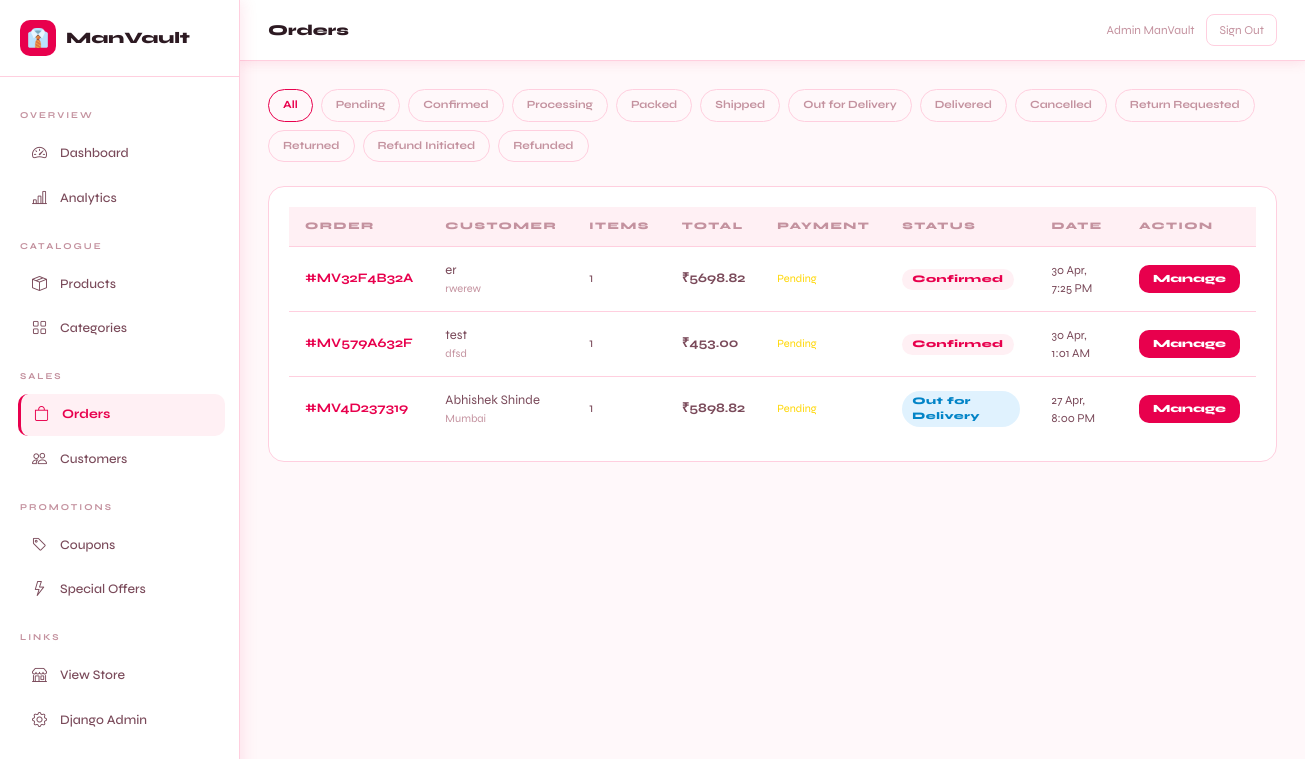
The app's page /dashboard/orders/ (signed in) with its own data.
### accounts/models.py (models this page shows, shortened)
class User(AbstractUser):
    phone = models.CharField(max_length=15, blank=True)
    avatar = models.ImageField(upload_to='avatars/', blank=True, null=True)
    date_of_birth = models.DateField(blank=True, null=True)
    gender = models.CharField(max_length=10, choices=[('M','Male'),('F','Female'),('O','Other')], blank=True)
    email_verified = models.BooleanField(default=False)
    is_google_account = models.BooleanField(default=False)
    loyalty_points = models.PositiveIntegerField(default=0)

### orders/models.py (models this page shows, shortened)
class Order(models.Model):
    STATUS_CHOICES = [
        ('pending','Pending'),
        ('confirmed','Confirmed'),
        ('processing','Processing'),
        ('packed','Packed'),
        ('shipped','Shipped'),
        ('out_for_delivery','Out for Delivery'),
        ('delivered','Delivered'),
        ('cancelled','Cancelled'),
        ('return_requested','Return Requested'),
        ('returned','Returned'),
        ('refund_initiated','Refund Initiated'),
        ('refunded','Refunded'),
    ]
    PAYMENT_METHODS = [('cod','Cash on Delivery'),('online','Online Payment'),('wallet','Wallet')]
    PAYMENT_STATUS = [('pending','Pending'),('paid','Paid'),('failed','Failed'),('refunded','Refunded')]
    order_number = models.CharField(max_length=20, unique=True, blank=True)
    user = models.ForeignKey(User, on_delete=models.CASCADE, related_name='orders', null=True, blank=True)
    shipping_name = models.CharField(max_length=100)
    shipping_phone = models.CharField(max_length=15)
    shipping_address = models.TextField()
    shipping_city = models.CharField(max_length=100)
    shipping_state = models.CharField(max_length=100)
    shipping_pincode = models.CharField(max_length=10)
    subtotal = models.DecimalField(max_digits=10, decimal_places=2)
    shipping_charge = models.DecimalField(max_digits=6, decimal_places=2, default=0)
    coupon_discount = models.DecimalField(max_digits=8, decimal_places=2, default=0)
    offer_discount = models.DecimalField(max_digits=8, decimal_places=2, default=0)
    loyalty_discount = models.DecimalField(max_digits=8, decimal_places=2, default=0)
    tax = models.DecimalField(max_digits=8, decimal_places=2, default=0)
    total = models.DecimalField(max_digits=10, decimal_places=2)
    coupon = models.ForeignKey(Coupon, on_delete=models.SET_NULL, null=True, blank=True)
    loyalty_points_used = models.PositiveIntegerField(default=0)
    loyalty_points_earned = models.PositiveIntegerField(default=0)
    payment_method = models.CharField(max_length=20, choices=PAYMENT_METHODS, default='cod')
    payment_status = models.CharField(max_length=20, choices=PAYMENT_STATUS, default='pending')
    payment_id = models.CharField(max_length=100, blank=True)
    status = models.CharField(max_length=25, choices=STATUS_CHOICES, default='pending')
    notes = models.TextField(blank=True)
    tracking_number = models.CharField(max_length=50, blank=True)
    courier_name = models.CharField(max_length=100, blank=True)
    estimated_delivery = models.DateField(null=True, blank=True)
    delivery_otp = models.CharField(max_length=6, blank=True)
    delivery_otp_verified = models.BooleanField(default=False)
    return_reason = models.TextField(blank=True)
    invoice_number = models.CharField(max_length=20, blank=True)
    created_at = models.DateTimeField(auto_now_add=True)
    updated_at = models.DateTimeField(auto_now=True)
    delivered_at = models.DateTimeField(null=True, blank=True)
    class Meta: ordering = ['-created_at']

### dashboard/views.py (the view)
# urls.py: path('orders/', views.order_list, name='orders'),
@staff_member_required
def order_list(request):
    status_filter = request.GET.get('status','')
    orders = Order.objects.select_related('user').all()
    if status_filter: orders = orders.filter(status=status_filter)
    return render(request, 'dashboard/orders/list.html', {
        'orders': orders, 'status_filter': status_filter,
        'statuses': Order.STATUS_CHOICES,
    })

### store/context_processors.py (called while the page is built)
def cart_processor(request):
    cart_count = 0
    try:
        if request.user.is_authenticated:
            cart = Cart.objects.filter(user=request.user).first()
        else:
            sk = request.session.session_key
            cart = Cart.objects.filter(session_key=sk, user=None).first() if sk else None
        if cart: cart_count = cart.item_count
    except: pass
    return {'cart_count': cart_count}

def wishlist_processor(request):
    wishlist_count = 0
    try:
        if request.user.is_authenticated:
            wl = Wishlist.objects.filter(user=request.user).first()
            if wl: wishlist_count = wl.products.count()
    except: pass
    return {'wishlist_count': wishlist_count}

def common_processor(request):
    cats_for_nav = []
    notif_count = 0
    try:
        cats_for_nav = Category.objects.filter(is_active=True)[:8]
        if request.user.is_authenticated:
            notif_count = request.user.notifications.filter(is_read=False).count()
    except: pass
    return {'cats_for_nav': cats_for_nav, 'notif_count': notif_count}

### store/models.py (called while the page is built)
    @property
    def item_count(self):
        return sum(item.quantity for item in self.items.all())

### templates/dashboard/orders/list.html
{% extends 'dashboard/base.html' %}{% block title %}Orders{% endblock %}{% block page_title %}Orders{% endblock %}
{% block content %}
<div class="d-flex gap-2 flex-wrap mb-4">
  <a href="?" style="padding:7px 14px;border-radius:20px;font-size:11px;font-weight:700;border:1px solid {% if not status_filter %}var(--acc){% else %}var(--brd2){% endif %};color:{% if not status_filter %}var(--acc){% else %}var(--tx3){% endif %}">All</a>
  {% for val,lbl in statuses %}
  <a href="?status={{ val }}" style="padding:7px 14px;border-radius:20px;font-size:11px;font-weight:700;border:1px solid {% if status_filter == val %}var(--acc){% else %}var(--brd2){% endif %};color:{% if status_filter == val %}var(--acc){% else %}var(--tx3){% endif %}">{{ lbl }}</a>
  {% endfor %}
</div>
<div class="stat-card">
  <table class="mv-table">
    <thead><tr><th>Order</th><th>Customer</th><th>Items</th><th>Total</th><th>Payment</th><th>Status</th><th>Date</th><th>Action</th></tr></thead>
    <tbody>
      {% for order in orders %}
      <tr>
        <td style="color:var(--acc);font-weight:700">#{{ order.order_number }}</td>
        <td>{{ order.shipping_name }}<div style="font-size:11px;color:var(--tx3)">{{ order.shipping_city }}</div></td>
        <td>{{ order.items.count }}</td>
        <td style="font-weight:700">₹{{ order.total }}</td>
        <td><span style="font-size:11px;color:{% if order.payment_status == 'paid' %}var(--acc){% else %}#FFD600{% endif %}">{{ order.get_payment_status_display }}</span></td>
        <td><span class="badge-status s-{{ order.status }}">{{ order.get_status_display }}</span></td>
        <td style="font-size:12px">{{ order.created_at|date:"d M, g:i A" }}</td>
        <td><a href="{% url 'dashboard:order_detail' order.order_number %}" class="mv-btn" style="padding:6px 14px;font-size:11px">Manage</a></td>
      </tr>
      {% empty %}<tr><td colspan="8" style="text-align:center;padding:40px;color:var(--tx3)">No orders found</td></tr>
      {% endfor %}
    </tbody>
  </table>
</div>
{% endblock %}

### templates/dashboard/base.html (shortened to what this page needs)
<!DOCTYPE html>
<html lang="en">
<head>
<link href="https://cdn.jsdelivr.net/npm/bootstrap@5.3.0/dist/css/bootstrap.min.css" rel="stylesheet"/>
<link href="https://cdn.jsdelivr.net/npm/bootstrap-icons@1.11.0/font/bootstrap-icons.css" rel="stylesheet"/>
</head>
<body>
<div class="sidebar">
  <div class="sidebar-logo">
    <div class="icon">👔</div>
    <span>ManVault</span>
  </div>
  <div style="padding:12px 8px;flex:1">
    <div class="sidebar-section">Overview</div>
    <a href="{% url 'dashboard:home' %}" class="{% if request.resolver_match.url_name == 'home' %}active{% endif %}">
      <i class="bi bi-speedometer2"></i> Dashboard
    </a>
    <a href="{% url 'dashboard:analytics' %}" class="{% if request.resolver_match.url_name == 'analytics' %}active{% endif %}">
      <i class="bi bi-bar-chart-line"></i> Analytics
    </a>
    <div class="sidebar-section">Catalogue</div>
    <a href="{% url 'dashboard:products' %}" class="{% if 'product' in request.resolver_match.url_name %}active{% endif %}">
      <i class="bi bi-box-seam"></i> Products
    </a>
    <a href="{% url 'dashboard:categories' %}" class="{% if 'categor' in request.resolver_match.url_name %}active{% endif %}">
      <i class="bi bi-grid"></i> Categories
    </a>
    <div class="sidebar-section">Sales</div>
    <a href="{% url 'dashboard:orders' %}" class="{% if 'order' in request.resolver_match.url_name %}active{% endif %}">
      <i class="bi bi-bag"></i> Orders
    </a>
    <a href="{% url 'dashboard:customers' %}" class="{% if 'customer' in request.resolver_match.url_name %}active{% endif %}">
      <i class="bi bi-people"></i> Customers
    </a>
    <div class="sidebar-section">Promotions</div>
    <a href="{% url 'dashboard:coupons' %}" class="{% if 'coupon' in request.resolver_match.url_name %}active{% endif %}">
      <i class="bi bi-tag"></i> Coupons
    </a>
    <a href="{% url 'dashboard:offers' %}" class="{% if 'offer' in request.resolver_match.url_name %}active{% endif %}">
      <i class="bi bi-lightning"></i> Special Offers
    </a>
    <div class="sidebar-section">Links</div>
    <a href="{% url 'store:home' %}" target="_blank"><i class="bi bi-shop"></i> View Store</a>
    <a href="/admin/"><i class="bi bi-gear"></i> Django Admin</a>
  </div>
</div>
<div class="main">
  <div class="top-bar">
    <div class="top-bar-title">{% block page_title %}Dashboard{% endblock %}</div>
    <div style="display:flex;align-items:center;gap:12px">
      <div style="font-size:12px;color:var(--tx3)">{{ request.user.get_full_name|default:request.user.username }}</div>
      <a href="{% url 'accounts:logout' %}"
         style="font-size:12px;color:var(--tx3);border:1.5px solid var(--brd2);
                border-radius:8px;padding:6px 12px;transition:all .2s"
         onmouseover="this.style.borderColor='var(--acc)';this.style.color='var(--acc)'"
         onmouseout="this.style.borderColor='var(--brd2)';this.style.color='var(--tx3)'">
        Sign Out
      </a>
    </div>
  </div>
  <div class="content">
    {% block content %}{% endblock %}
  </div>
</div>
</body>
</html>

### templates/dashboard/base.html (style rules this page uses)
:root { --acc:#E8004D; --acc2:#FF2D6B; --acctx:#fff; --bg:#FFF8FA; --bg2:#FFFFFF; --bg3:#FFF0F4; --brd:#FFADC8; --brd2:#FFCFDF; --tx:#2D1A22; --tx2:#7A4A5A; --tx3:#C4929F; --shadow:rgba(232,0,77,.10); }
* { box-sizing:border-box;margin:0;padding:0 }
body { font-family:'Syne',sans-serif;background:var(--bg);color:var(--tx);display:flex;min-height:100vh }
a { color:inherit;text-decoration:none }
.sidebar { width:240px;background:var(--bg2);border-right:1.5px solid var(--brd2); display:flex;flex-direction:column;position:fixed;height:100vh; overflow-y:auto;z-index:100;box-shadow:2px 0 16px var(--shadow); }
.sidebar-logo { padding:20px;border-bottom:1.5px solid var(--brd2); display:flex;align-items:center;gap:10px; }
.sidebar-logo .icon { width:36px;height:36px;background:var(--acc);border-radius:10px; display:flex;align-items:center;justify-content:center;font-size:18px;color:#fff; }
.sidebar-logo span { font-size:16px;font-weight:800;color:var(--tx) }
.sidebar-section { padding:8px 12px;font-size:9px;letter-spacing:2px;text-transform:uppercase; color:var(--tx3);margin-top:12px;font-weight:700; }
.sidebar a { display:flex;align-items:center;gap:10px;padding:10px 16px; margin:2px 8px;border-radius:10px;font-size:13px;color:var(--tx2); transition:all .15s;font-weight:500; }
.sidebar a:hover,.sidebar a.active { background:var(--bg3);color:var(--acc);transform:translateX(2px); }
.sidebar a.active { font-weight:700;border-left:3px solid var(--acc);padding-left:13px }
.sidebar a i { font-size:15px;width:18px }
.main { margin-left:240px;flex:1;min-height:100vh;display:flex;flex-direction:column }
.top-bar { background:var(--bg2);border-bottom:1.5px solid var(--brd2); padding:14px 28px;display:flex;align-items:center;justify-content:space-between; position:sticky;top:0;z-index:50;box-shadow:0 2px 12px var(--shadow); }
.top-bar-title { font-size:15px;font-weight:800;color:var(--tx) }
.content { padding:28px;flex:1 }
.mv-btn { background:var(--acc);color:#fff;border:none;border-radius:10px; padding:10px 20px;font-weight:800;cursor:pointer;font-size:13px; display:inline-flex;align-items:center;gap:6px;transition:all .18s; }
.stat-card { background:var(--bg2);border:1.5px solid var(--brd2);border-radius:16px;padding:20px; transition:box-shadow .2s; }
.mv-table { width:100%;border-collapse:collapse;font-size:13px }
.mv-table th { padding:12px 16px;background:var(--bg3);color:var(--tx3); font-size:10px;letter-spacing:1.5px;text-transform:uppercase; border-bottom:1.5px solid var(--brd2);text-align:left;font-weight:800; }
.mv-table td { padding:14px 16px;border-bottom:1px solid var(--brd2);color:var(--tx2) }
.mv-table tr:last-child td { border-bottom:none }
.badge-status { display:inline-flex;align-items:center;padding:3px 10px;border-radius:20px;font-size:10px;font-weight:800;letter-spacing:.5px }
.s-confirmed { background:#FFF0F4;color:var(--acc) }
.s-processing,.s-out_for_delivery { background:#E0F2FE;color:#0284C7 }

### records on screen
User: user.get_full_name "Admin ManVault"
Order: order_number "MV32F4B32A", shipping_name "er", shipping_city "rwerew", items.count "1", total "5698.82", payment_status "Pending", status "Confirmed", created_at "30 Apr, 7:25 PM"
Order: order_number "MV579A632F", shipping_name "test", shipping_city "dfsd", items.count "1", total "453.00", payment_status "Pending", status "Confirmed", created_at "30 Apr, 1:01 AM"
Order: order_number "MV4D237319", shipping_name "Abhishek Shinde", shipping_city "Mumbai", items.count "1", total "5898.82", payment_status "Pending", status "Out for Delivery", created_at "27 Apr, 8:00 PM"

### other values on screen
{{ lbl }} "Pending" "Confirmed" "Processing" "Packed" "Shipped" "Out for Delivery" "Delivered" "Cancelled" "Return Requested" "Returned" "Refund Initiated" "Refunded"
